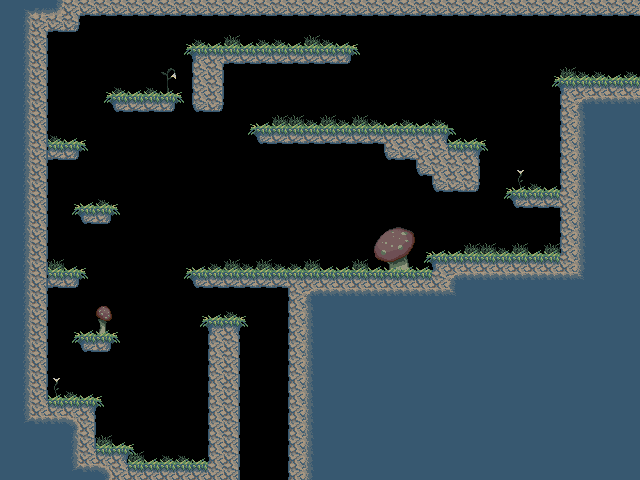

This game map was drawn from its Tiled (.tmx) file and the tilesets committed beside it. A one-line description and the trimmed map source follow:
An orthogonal 40x30 tile map with 16x16 px tiles, 3 tile layers (FarBack, NearBack, Ground) and 8 objects (3x blockMonster, 2x exit, entrance, firePlant, fireRoot).

<map version="1.0" orientation="orthogonal" width="40" height="30" tilewidth="16" tileheight="16">
 <properties>
  <property name="name" value="Gatekeeper" />
 </properties>
 <tileset firstgid="1" source="tiles.tsx" />
 <layer name="FarBack" width="40" height="30">
  <data>[1200 cells, 61 non-empty, 17 distinct tile ids]</data>
 </layer>
 <layer name="NearBack" width="40" height="30">
  <data>[1200 cells, 117 non-empty, 7 distinct tile ids]</data>
 </layer>
 <layer name="Ground" width="40" height="30">
  <data>[1200 cells, 589 non-empty, 23 distinct tile ids]</data>
 </layer>
 <objectgroup name="Connections" width="40" height="30">
  <object type="exit" x="624" y="16" width="16" height="64">
   <properties>
    <property name="entrance" value="left" />
    <property name="from" value="left" />
    <property name="to" value="blockCorridor" />
   </properties>
  </object>
  <object name="right" type="entrance" x="608" y="48" width="32" height="32" />
  <object type="exit" x="240" y="464" width="48" height="16">
   <properties>
    <property name="entrance" value="top" />
    <property name="from" value="up" />
    <property name="to" value="pushPop" />
   </properties>
  </object>
 </objectgroup>
 <objectgroup name="Spawns" width="40" height="30">
  <object type="firePlant" x="512" y="208" width="48" height="48" />
  <object type="blockMonster" x="352" y="80" width="48" height="48">
   <properties>
    <property name="size" value="large" />
   </properties>
  </object>
  <object type="fireRoot" x="168" y="16" width="32" height="32" />
  <object type="blockMonster" x="128" y="80" width="16" height="16">
   <properties>
    <property name="size" value="small" />
   </properties>
  </object>
  <object type="blockMonster" x="304" y="224" width="48" height="48">
   <properties>
    <property name="size" value="large" />
   </properties>
  </object>
 </objectgroup>
</map>
